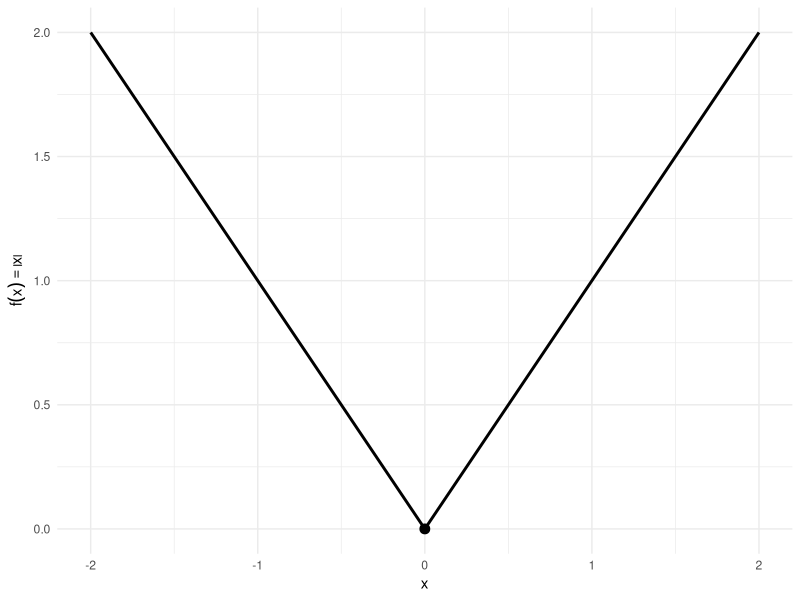

Generate this figure with R:
## ---- chunk 1
#| label: fig-abs-value-code
#| code-fold: true
ggplot2::ggplot() +
  ggplot2::geom_function(fun = abs, xlim = c(-2, 2), linewidth = 1) +
  ggplot2::geom_point(ggplot2::aes(x = 0, y = 0), size = 3) +
  ggplot2::labs(x = "x", y = expression(f(x) == abs(x))) +
  ggplot2::theme_minimal()
